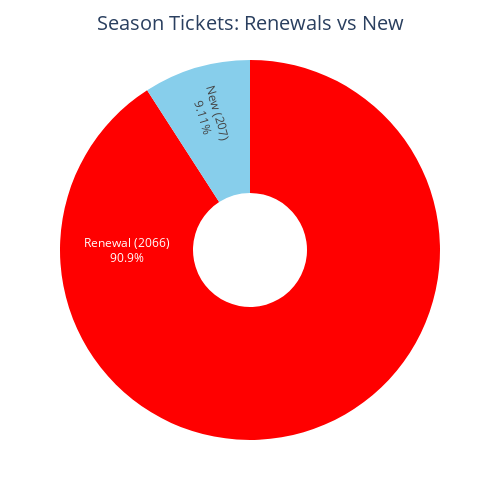

This figure's notebook cell:
### Code cell
def plot_renewals_pie_chart(df, st_df, client_col='client_number', column='is_renew'):
    """
    Plots a pie chart of renewals vs new season tickets using Plotly.

    Parameters:
    - df: DataFrame with season ticket holders for this season.
    - st_df: DataFrame with last season's client numbers (for renewals).
    - client_col: Column name with client numbers.
    - column: Name of the boolean column for renewal status (calculated inside).
    """
    # Do not modify original df
    temp_df = df.copy()

    # Calculate renewals (True if client_number is in last season's data)
    temp_df[column] = temp_df[client_col].isin(st_df[client_col])

    # Count renewals and new
    counts = temp_df[column].value_counts()

    # Extract values safely
    renew_count = counts.get(True, 0)
    new_count = counts.get(False, 0)

    # Labels and values
    labels = [f'Renewal ({renew_count})', f'New ({new_count})']
    values = [renew_count, new_count]
    colors = ['red', 'skyblue']

    # Plotly pie chart
    fig = go.Figure(data=[
        go.Pie(
            labels=labels,
            values=values,
            marker=dict(colors=colors),
            textinfo='label+percent',
            insidetextorientation='radial',
            hole=0.3  # donut chart
        )
    ])

    fig.update_layout(
        title=dict(text='Season Tickets: Renewals vs New', font=dict(size=20), x=0.5),
        height=500,
        width=500,
        margin=dict(t=60, b=60, l=60, r=60),
        showlegend=False
    )

    fig.show()

# Example usage
plot_renewals_pie_chart(perc, st_2425)

### Figure 1 — Plotly figure (JSON) as saved in the notebook; plotly's stock layout.template omitted (floating-point values rounded to 4 significant figures)
{"data": [{"hole": 0.3, "insidetextorientation": "radial", "labels": ["Renewal (2066)", "New (207)"], "marker": {"colors": ["red", "skyblue"]}, "textinfo": "label+percent", "type": "pie", "values": [2066, 207]}], "layout": {"height": 500, "margin": {"b": 60, "l": 60, "r": 60, "t": 60}, "showlegend": false, "title": {"font": {"size": 20}, "text": "Season Tickets: Renewals vs New", "x": 0.5}, "width": 500}}
